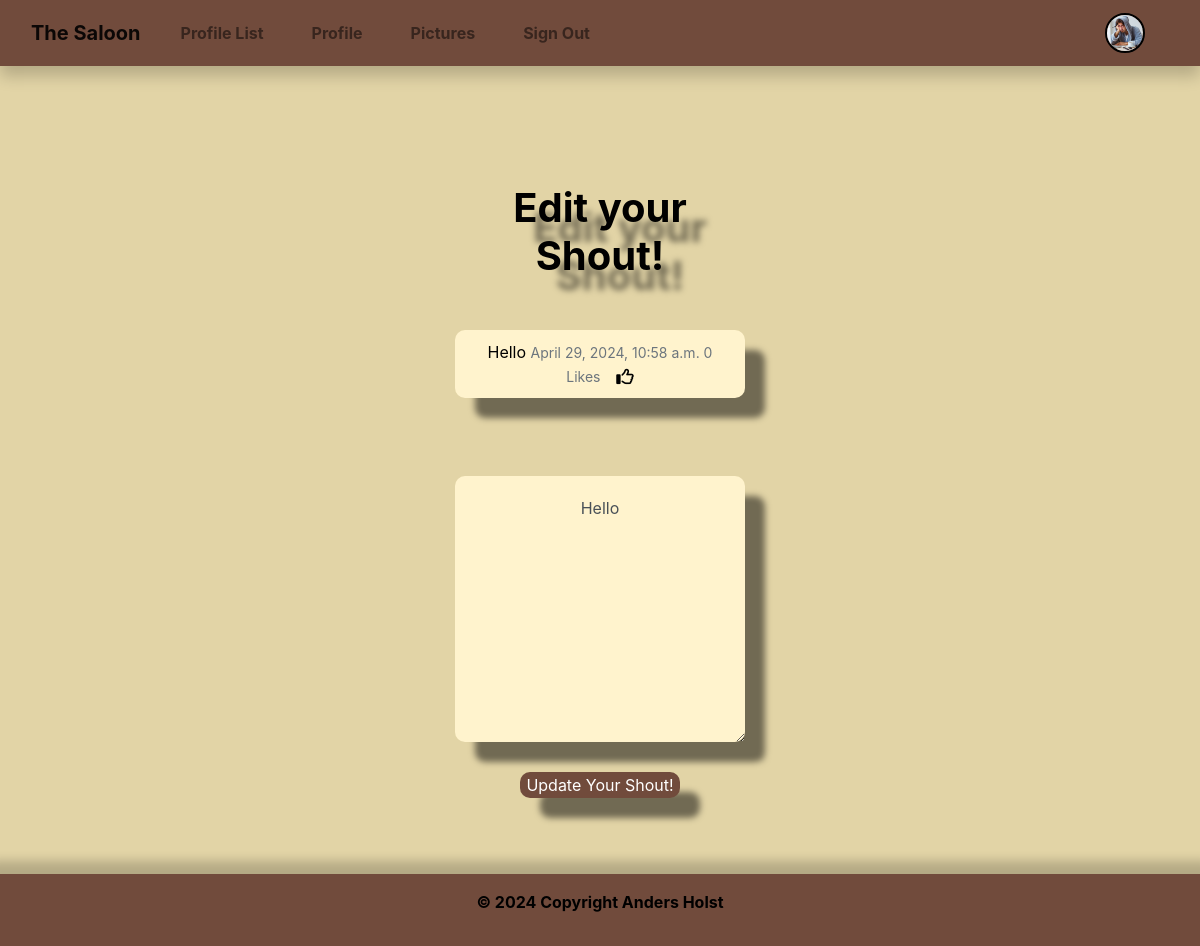
Page /edit_shout/28 (signed in) on the committed database.
### the_saloon/models.py (models this page shows, shortened)
class Profile(models.Model):
    user = models.OneToOneField(User, on_delete=models.CASCADE)
    follows = models.ManyToManyField(
        "self", related_name="followed_by", symmetrical=False, blank=True)
    date_modified = models.DateTimeField(auto_now=True)
    profile_image = models.ImageField(
        upload_to="media/image", null=True, blank=True)
    profile_bio = models.CharField(null=True, blank=True, max_length=500)
    facebook_link = models.CharField(null=True, blank=True, max_length=100)
    instagram_link = models.CharField(null=True, blank=True, max_length=100)
    linkedin_link = models.CharField(null=True, blank=True, max_length=100)
    youtube_link = models.CharField(null=True, blank=True, max_length=100)
    x_link = models.CharField(null=True, blank=True, max_length=100)

class Shout(models.Model):
    user = models.ForeignKey(
        User, related_name="shouts",
        on_delete=models.CASCADE
    )
    body = models.CharField(max_length=200)
    created_at = models.DateTimeField(auto_now_add=True)
    likes = models.ManyToManyField(User, related_name="shout_like", blank=True)
    def number_of_likes(self):
        return self.likes.count()

### the_saloon/views.py (the view)
# urls.py: path('edit_shout/<int:pk>', views.edit_shout, name="edit_shout"),
def edit_shout(request, pk):
    if request.user.is_authenticated:
        shout = get_object_or_404(Shout, id=pk)
        if request.user.username == shout.user.username:
            form = ShoutForm(request.POST or None, instance=shout)
            if request.method == "POST":
                if form.is_valid():
                    shout = form.save(commit=False)
                    shout.user = request.user
                    shout.save()
                    messages.success(request, ("Your Shout has been updated!"))
                    return redirect('home')
            else:
                return render(request, "edit_shout.html", {'form': form,
                                                           'shout': shout})
        else:
            messages.success(request, ("This is not your Shout!"))
            return redirect('home')
    else:
        messages.success(request, ("Please log in to continue..."))
        return redirect('home')

### the_saloon/forms.py
class ShoutForm(forms.ModelForm):
    class Meta:
        model = Shout
        fields = ['body']
        widgets = {
            'body': forms.Textarea(attrs={
                'placeholder': 'Write your Shout here!',
                'class': 'form-control'})
        }
    def __init__(self, *args, user=None, **kwargs):
        super(ShoutForm, self).__init__(*args, **kwargs)
        self.user = user

### the_saloon/templates/edit_shout.html (shortened to what this page needs)
{% extends 'base.html' %}
{% load static %}
{% block content %}
<div class="d-flex justify-content-center align-items-center" style="min-height: 100vh;">
    <div class="cont-edit-shout">
        <div class="col-md-8">
            <h1 class="edit-shout">Edit your Shout!</h1>
            <div class="text-box" role="alert">
                <div class="text-edit" role="alert">
                    <div class="row edit justify-content-center">
                        <div class="col-11">
                            {{ shout.body }}
                            <small class="text-muted">
                                {{ shout.created_at }}
                                {{ shout.number_of_likes }} Likes
                                &nbsp;&nbsp;
                                {% if user in shout.likes.all %}
                                <a href="{% url 'shout_like' shout.id %}"><i class="fa-lg fa-regular fa-thumbs-down"
                                        style="color:black"></i></a>
                                {% else %}
                                <a href="{% url 'shout_like' shout.id %}"></a>
                                {% endif %}
                            </small>
                        </div>
                    </div>
                </div>
            </div>
            {% if form %}
            <form method="POST">
            {{ form.as_p }}
            <button type="submit" class="btn-edit-shout">Update Your Shout!</button>
            </form>
            {% endif %}
        </div>
    </div>
</div>
{% endblock %}

### the_saloon/templates/navbar.html (shortened to what this page needs)
{% load static %}
<nav class="navbar navbar-expand-lg navbar-light navbar sticky-top">
  <div class="container-fluid">
    {% if user.is_authenticated %}
    <a class="navbar-brand" href="{% url 'home' %}">The Saloon</a>
    {% else %}
    <a class="navbar-brand" href="{% url 'login' %}">The Saloon</a>
    {% endif %}
    <div class="collapse navbar-collapse" id="navbarSupportedContent">
      <ul class="navbar-nav me-auto mb-2 mb-lg-0">
        {% if user.is_authenticated %}
        <li class="nav-item mx-3">
          <a class="nav-link" href="{% url 'profile_list' %}">Profile List</a>
        </li>
        <li class="nav-item mx-3">
          <a class="nav-link" href="{% url 'profile' request.user.id %}">Profile</a>
        </li>
        <li class="nav-item mx-3">
          <a class="nav-link" href="{% url 'upload_image' %}">Pictures</a>
        </li>
        <li class="nav-item mx-3">
          <a class="nav-link" href="{% url 'logout' %}">Sign Out</a>
        </li>
        {% else %}
        <li class="nav-item mx-3">
          <a class="nav-link" href="{% url 'register' %}">Sign Up</a>
        </li>
        {% endif %}
      </ul>
      {% if request.user.is_authenticated %}
        <ul class="navbar-nav ml-auto">
            <li class="nav-link navbar-brand">
                {% if user.profile.profile_image %}
                    <a href="{% url 'profile' request.user.id %}">
                        <img src="{{ user.profile.profile_image.url }}" class="rounded-circle" width="40" height="40" alt="profile_image">
                    </a>
                {% else %}
                    <a href="{% url 'profile' request.user.id %}">
                        <img src="{% static 'images/cowboy.png' %}" class="rounded-circle" width="40" height="40" alt="profile_image">
                    </a>
                {% endif %}
            </li>
        </ul>
      {% endif %}
    </div>
  </div>
</nav>

### social/static/css/style.css (style rules this page uses)
* { color: #000000; }
body { background-color: #E2D4A6; margin-bottom: 80px; }
a.navbar-brand { color: black; font-weight: bold; }
nav.navbar { width: 100%; box-sizing: border-box; background-color: #714B3C; box-shadow: 0 10px 15px 0 rgba(0,0,0,.2); font-weight: bold; color: #000000; }
.rounded-circle { border-radius: 50%; border: 2px solid #000; }
small.text-muted { margin-top: 20px; color: #000000; font-display: bold; }
.row { display: flex; flex-wrap: wrap; }
h1.edit-shout { color: black; text-align: center; margin-top: 50px; margin-bottom: 50px; font-weight: bold; filter: drop-shadow(20px 20px 3px rgba(0, 0, 0, 0.5)); }
.text-edit { filter: drop-shadow(20px 20px 3px rgba(0, 0, 0, 0.5)); }
div.cont-edit-shout { justify-content: center; display: flex; }
div.text-edit { background-color:#FFF3CD; color: black; background-color: #FFF3CD; filter: drop-shadow(20px 20px 3px rgba(0, 0, 0, 0.5)); border-radius: 10px; margin-top: 20px; margin-bottom: 30px; text-align: center; width: 100%; height: auto; padding: 10px; }
button.btn-edit-shout { background-color:#714B3C; border: none; filter: drop-shadow(20px 20px 3px rgba(0, 0, 0, 0.5)); border-radius: 10px; color: white; display: block; margin: auto; margin-top: 30px; }
#id_body.form-control { background-color: #FFF3CD; border: none; border-radius: 10px; filter: drop-shadow(20px 20px 3px rgba(0, 0, 0, 0.5)); text-align: center; padding-top: 20px; margin-top: 16px; }

### rows in the picture
Shout: body "Hello", created_at "April 29, 2024, 10:58 a.m.", number_of_likes "0"
